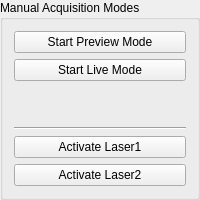
             <widget class="QGroupBox" name="groupBox_17">
              <property name="sizePolicy">
               <sizepolicy hsizetype="Preferred" vsizetype="Preferred">
                <horstretch>0</horstretch>
                <verstretch>0</verstretch>
               </sizepolicy>
              </property>
              <property name="title">
               <string>Manual Acquisition Modes</string>
              </property>
              <layout class="QVBoxLayout" name="verticalLayout_53">
               <item>
                <widget class="QPushButton" name="pushButton_acqStartPreviewMode">
                 <property name="sizePolicy">
                  <sizepolicy hsizetype="Preferred" vsizetype="Fixed">
                   <horstretch>0</horstretch>
                   <verstretch>0</verstretch>
                  </sizepolicy>
                 </property>
                 <property name="toolTip">
                  <string>Start preview mode</string>
                 </property>
                 <property name="text">
                  <string>Start Preview Mode</string>
                 </property>
                 <property name="shortcut">
                  <string>Ctrl+P</string>
                 </property>
                </widget>
               </item>
               <item>
                <widget class="QPushButton" name="pushButton_acqStartLiveMode">
                 <property name="sizePolicy">
                  <sizepolicy hsizetype="Preferred" vsizetype="Fixed">
                   <horstretch>0</horstretch>
                   <verstretch>0</verstretch>
                  </sizepolicy>
                 </property>
                 <property name="toolTip">
                  <string>Start live mode</string>
                 </property>
                 <property name="text">
                  <string>Start Live Mode</string>
                 </property>
                 <property name="shortcut">
                  <string>Ctrl+L</string>
                 </property>
                </widget>
               </item>
               <item>
                <spacer name="verticalSpacer_2">
                 <property name="orientation">
                  <enum>Qt::Vertical</enum>
                 </property>
                 <property name="sizeHint" stdset="0">
                  <size>
                   <width>20</width>
                   <height>40</height>
                  </size>
                 </property>
                </spacer>
               </item>
               <item>
                <widget class="Line" name="line_27">
                 <property name="sizePolicy">
                  <sizepolicy hsizetype="Preferred" vsizetype="Preferred">
                   <horstretch>0</horstretch>
                   <verstretch>0</verstretch>
                  </sizepolicy>
                 </property>
                 <property name="orientation">
                  <enum>Qt::Horizontal</enum>
                 </property>
                </widget>
               </item>
               <item>
                <widget class="QPushButton" name="pushButton_laser1Activate">
                 <property name="sizePolicy">
                  <sizepolicy hsizetype="Preferred" vsizetype="Fixed">
                   <horstretch>0</horstretch>
                   <verstretch>0</verstretch>
                  </sizepolicy>
                 </property>
                 <property name="toolTip">
                  <string>Activate left laser</string>
                 </property>
                 <property name="text">
                  <string>Activate Laser1</string>
                 </property>
                </widget>
               </item>
               <item>
                <widget class="QPushButton" name="pushButton_laser2Activate">
                 <property name="sizePolicy">
                  <sizepolicy hsizetype="Preferred" vsizetype="Fixed">
                   <horstretch>0</horstretch>
                   <verstretch>0</verstretch>
                  </sizepolicy>
                 </property>
                 <property name="toolTip">
                  <string>Activate right laser</string>
                 </property>
                 <property name="text">
                  <string>Activate Laser2</string>
                 </property>
                </widget>
               </item>
              </layout>
             </widget>
